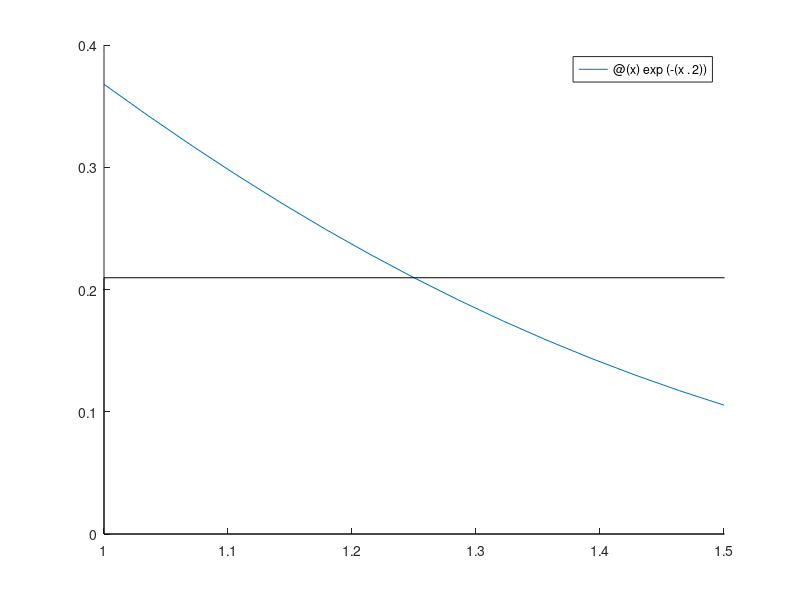

Reproduce this figure in MATLAB.
a = 1; b = 1.5;

f = @(x) exp(-(x.^2));

% a.) Use the rectangle formula (1) to evaluate the int
int = (b-a)*f((a+b)/2)

% b.) Plot the graph of the function f and the graph of the rectangle which
% area approximates the integral by formul
hold on
fplot(f, [a,b]);
rectangle('Position', [a 0 b f((a + b)/ 2)]);

% c.) Use the repeated rectangle formula (2), for n = 150 and 500; to evaluate
% the in
n1 = 150; n2 = 500;

h1 = (b-a)/n1;
h2 = (b-a)/n2;

sum1 = 0;
x1 = a + ((b-a)/(2*n1));
for i = 1:n1
  sum1 = sum1 + f(x1 + (i-1)*((b-a)/n1));
endfor

int_rep1 = h1*sum1

sum2 = 0;
x2 = a + ((b-a)/(2*n2));
for i = 1:n2
  sum2 = sum2 + f(x2 + (i-1)*((b-a)/n2));
endfor

int_rep2 = h2*sum2